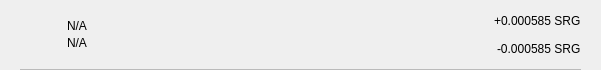
<?xml version="1.0" encoding="UTF-8"?>
<ui version="4.0">
 <class>TxRow</class>
 <widget class="QWidget" name="TxRow">
  <property name="geometry">
   <rect>
    <x>0</x>
    <y>0</y>
    <width>601</width>
    <height>70</height>
   </rect>
  </property>
  <property name="minimumSize">
   <size>
    <width>0</width>
    <height>40</height>
   </size>
  </property>
  <property name="windowTitle">
   <string>Form</string>
  </property>
  <layout class="QVBoxLayout" name="verticalLayout_3">
   <property name="spacing">
    <number>0</number>
   </property>
   <property name="leftMargin">
    <number>0</number>
   </property>
   <property name="topMargin">
    <number>0</number>
   </property>
   <property name="rightMargin">
    <number>0</number>
   </property>
   <property name="bottomMargin">
    <number>0</number>
   </property>
   <item>
    <widget class="QWidget" name="rowContainer" native="true">
     <layout class="QVBoxLayout" name="verticalLayout_2">
      <property name="spacing">
       <number>9</number>
      </property>
      <property name="leftMargin">
       <number>20</number>
      </property>
      <property name="topMargin">
       <number>9</number>
      </property>
      <property name="rightMargin">
       <number>20</number>
      </property>
      <property name="bottomMargin">
       <number>0</number>
      </property>
      <item>
       <widget class="QFrame" name="frame">
        <property name="styleSheet">
         <string notr="true">border:none;</string>
        </property>
        <property name="frameShape">
         <enum>QFrame::StyledPanel</enum>
        </property>
        <property name="frameShadow">
         <enum>QFrame::Raised</enum>
        </property>
        <layout class="QHBoxLayout" name="horizontalLayout" stretch="0,2,0">
         <property name="leftMargin">
          <number>0</number>
         </property>
         <property name="topMargin">
          <number>0</number>
         </property>
         <property name="rightMargin">
          <number>0</number>
         </property>
         <property name="bottomMargin">
          <number>0</number>
         </property>
         <item>
          <widget class="QPushButton" name="icon">
           <property name="focusPolicy">
            <enum>Qt::NoFocus</enum>
           </property>
           <property name="styleSheet">
            <string notr="true">border:none;</string>
           </property>
           <property name="text">
            <string/>
           </property>
           <property name="iconSize">
            <size>
             <width>28</width>
             <height>28</height>
            </size>
           </property>
          </widget>
         </item>
         <item>
          <layout class="QVBoxLayout" name="verticalLayout">
           <property name="spacing">
            <number>3</number>
           </property>
           <property name="leftMargin">
            <number>9</number>
           </property>
           <item>
            <widget class="QLabel" name="lblAddress">
             <property name="styleSheet">
              <string notr="true"/>
             </property>
             <property name="text">
              <string notr="true">N/A</string>
             </property>
             <property name="alignment">
              <set>Qt::AlignBottom|Qt::AlignLeading|Qt::AlignLeft</set>
             </property>
            </widget>
           </item>
           <item>
            <widget class="QLabel" name="lblDate">
             <property name="styleSheet">
              <string notr="true"/>
             </property>
             <property name="text">
              <string notr="true">N/A</string>
             </property>
             <property name="alignment">
              <set>Qt::AlignLeading|Qt::AlignLeft|Qt::AlignTop</set>
             </property>
            </widget>
           </item>
          </layout>
         </item>
         <item>
          <widget class="QWidget" name="containerAmounts" native="true">
           <property name="minimumSize">
            <size>
             <width>80</width>
             <height>0</height>
            </size>
           </property>
           <layout class="QVBoxLayout" name="verticalLayout_4">
            <property name="leftMargin">
             <number>0</number>
            </property>
            <property name="topMargin">
             <number>0</number>
            </property>
            <property name="rightMargin">
             <number>0</number>
            </property>
            <property name="bottomMargin">
             <number>0</number>
            </property>
            <item alignment="Qt::AlignRight">
             <widget class="QLabel" name="lblAmountTop">
              <property name="styleSheet">
               <string notr="true"/>
              </property>
              <property name="text">
               <string>+0.000585 SRG</string>
              </property>
             </widget>
            </item>
            <item alignment="Qt::AlignRight">
             <widget class="QLabel" name="lblAmountBottom">
              <property name="styleSheet">
               <string notr="true"/>
              </property>
              <property name="text">
               <string>-0.000585 SRG</string>
              </property>
             </widget>
            </item>
           </layout>
          </widget>
         </item>
        </layout>
       </widget>
      </item>
      <item>
       <widget class="QLabel" name="lblDivisory">
        <property name="minimumSize">
         <size>
          <width>0</width>
          <height>1</height>
         </size>
        </property>
        <property name="maximumSize">
         <size>
          <width>16777215</width>
          <height>1</height>
         </size>
        </property>
        <property name="styleSheet">
         <string notr="true">background-color:#bababa;</string>
        </property>
        <property name="text">
         <string/>
        </property>
        <property name="alignment">
         <set>Qt::AlignBottom|Qt::AlignLeading|Qt::AlignLeft</set>
        </property>
       </widget>
      </item>
     </layout>
    </widget>
   </item>
  </layout>
 </widget>
 <resources/>
 <connections/>
</ui>
